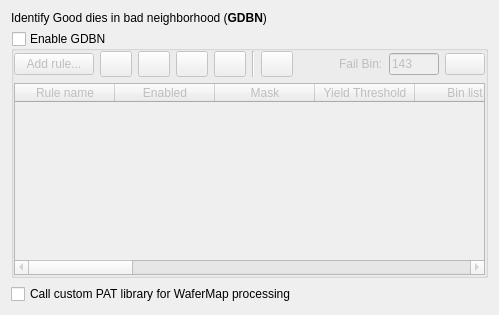
         <widget class="QWidget" name="tabGDBN">
          <attribute name="title">
           <string>GDBN</string>
          </attribute>
          <layout class="QGridLayout" name="gridLayout_34">
           <item row="0" column="0">
            <widget class="QLabel" name="textLabel2_2_2_2_2_2_4_2_2_2">
             <property name="maximumSize">
              <size>
               <width>32767</width>
               <height>32767</height>
              </size>
             </property>
             <property name="text">
              <string>Identify Good dies in bad neighborhood (&lt;b&gt;GDBN&lt;/b&gt;)</string>
             </property>
             <property name="textFormat">
              <enum>Qt::RichText</enum>
             </property>
             <property name="alignment">
              <set>Qt::AlignVCenter</set>
             </property>
             <property name="wordWrap">
              <bool>true</bool>
             </property>
            </widget>
           </item>
           <item row="1" column="0">
            <widget class="QGroupBox" name="groupBoxBadNeighbourhood">
             <property name="toolTip">
              <string/>
             </property>
             <property name="title">
              <string>Enable GDBN</string>
             </property>
             <property name="checkable">
              <bool>true</bool>
             </property>
             <property name="checked">
              <bool>false</bool>
             </property>
             <layout class="QVBoxLayout" name="verticalLayout_8">
              <property name="leftMargin">
               <number>0</number>
              </property>
              <property name="topMargin">
               <number>0</number>
              </property>
              <property name="rightMargin">
               <number>0</number>
              </property>
              <property name="bottomMargin">
               <number>0</number>
              </property>
              <item>
               <layout class="QHBoxLayout" name="horizontalLayout_14">
                <item>
                 <widget class="QPushButton" name="pushButtonAddGdbnRule">
                  <property name="text">
                   <string>Add rule...</string>
                  </property>
                 </widget>
                </item>
                <item>
                 <widget class="QPushButton" name="pushButtonEditGdbnRule">
                  <property name="sizePolicy">
                   <sizepolicy hsizetype="Fixed" vsizetype="Fixed">
                    <horstretch>0</horstretch>
                    <verstretch>0</verstretch>
                   </sizepolicy>
                  </property>
                  <property name="minimumSize">
                   <size>
                    <width>32</width>
                    <height>26</height>
                   </size>
                  </property>
                  <property name="maximumSize">
                   <size>
                    <width>32</width>
                    <height>26</height>
                   </size>
                  </property>
                  <property name="focusPolicy">
                   <enum>Qt::NoFocus</enum>
                  </property>
                  <property name="toolTip">
                   <string>Properties: Edit/Review select rule...</string>
                  </property>
                  <property name="text">
                   <string/>
                  </property>
                  <property name="icon">
                   <iconset resource="gex.qrc">
                    <normaloff>:/gex/icons/properties.png</normaloff>:/gex/icons/properties.png</iconset>
                  </property>
                  <property name="iconSize">
                   <size>
                    <width>32</width>
                    <height>32</height>
                   </size>
                  </property>
                 </widget>
                </item>
                <item>
                 <widget class="QPushButton" name="pushButtonDuplicateGdbnRule">
                  <property name="sizePolicy">
                   <sizepolicy hsizetype="Fixed" vsizetype="Fixed">
                    <horstretch>0</horstretch>
                    <verstretch>0</verstretch>
                   </sizepolicy>
                  </property>
                  <property name="minimumSize">
                   <size>
                    <width>32</width>
                    <height>26</height>
                   </size>
                  </property>
                  <property name="maximumSize">
                   <size>
                    <width>32</width>
                    <height>26</height>
                   </size>
                  </property>
                  <property name="sizeIncrement">
                   <size>
                    <width>32</width>
                    <height>26</height>
                   </size>
                  </property>
                  <property name="toolTip">
                   <string>Duplicate selected rule...</string>
                  </property>
                  <property name="text">
                   <string/>
                  </property>
                  <property name="icon">
                   <iconset resource="gex.qrc">
                    <normaloff>:/gex/icons/copy.png</normaloff>:/gex/icons/copy.png</iconset>
                  </property>
                  <property name="iconSize">
                   <size>
                    <width>32</width>
                    <height>32</height>
                   </size>
                  </property>
                 </widget>
                </item>
                <item>
                 <widget class="QPushButton" name="pushButtonUpGdbnRule">
                  <property name="sizePolicy">
                   <sizepolicy hsizetype="Fixed" vsizetype="Fixed">
                    <horstretch>0</horstretch>
                    <verstretch>0</verstretch>
                   </sizepolicy>
                  </property>
                  <property name="minimumSize">
                   <size>
                    <width>32</width>
                    <height>26</height>
                   </size>
                  </property>
                  <property name="maximumSize">
                   <size>
                    <width>32</width>
                    <height>26</height>
                   </size>
                  </property>
                  <property name="toolTip">
                   <string>Move selection Up (Reorder)</string>
                  </property>
                  <property name="text">
                   <string/>
                  </property>
                  <property name="icon">
                   <iconset resource="gex.qrc">
                    <normaloff>:/gex/icons/arrow_up.png</normaloff>:/gex/icons/arrow_up.png</iconset>
                  </property>
                  <property name="iconSize">
                   <size>
                    <width>32</width>
                    <height>32</height>
                   </size>
                  </property>
                 </widget>
                </item>
                <item>
                 <widget class="QPushButton" name="pushButtonDownGdbnRule">
                  <property name="sizePolicy">
                   <sizepolicy hsizetype="Fixed" vsizetype="Fixed">
                    <horstretch>0</horstretch>
                    <verstretch>0</verstretch>
                   </sizepolicy>
                  </property>
                  <property name="minimumSize">
                   <size>
                    <width>32</width>
                    <height>26</height>
                   </size>
                  </property>
                  <property name="maximumSize">
                   <size>
                    <width>32</width>
                    <height>26</height>
                   </size>
                  </property>
                  <property name="toolTip">
                   <string>Move selection Down (Reorder)</string>
                  </property>
                  <property name="text">
                   <string/>
                  </property>
                  <property name="icon">
                   <iconset resource="gex.qrc">
                    <normaloff>:/gex/icons/arrow_down.png</normaloff>:/gex/icons/arrow_down.png</iconset>
                  </property>
                  <property name="iconSize">
                   <size>
                    <width>32</width>
                    <height>32</height>
                   </size>
                  </property>
                 </widget>
                </item>
                <item>
                 <widget class="Line" name="Line2_2">
                  <property name="frameShape">
                   <enum>QFrame::VLine</enum>
                  </property>
                  <property name="frameShadow">
                   <enum>QFrame::Sunken</enum>
                  </property>
                 </widget>
                </item>
                <item>
                 <widget class="QPushButton" name="pushButtonRemoveGdbnRule">
                  <property name="sizePolicy">
                   <sizepolicy hsizetype="Fixed" vsizetype="Fixed">
                    <horstretch>0</horstretch>
                    <verstretch>0</verstretch>
                   </sizepolicy>
                  </property>
                  <property name="minimumSize">
                   <size>
                    <width>32</width>
                    <height>26</height>
                   </size>
                  </property>
                  <property name="maximumSize">
                   <size>
                    <width>32</width>
                    <height>26</height>
                   </size>
                  </property>
                  <property name="toolTip">
                   <string>Remove selected rule...</string>
                  </property>
                  <property name="text">
                   <string/>
                  </property>
                  <property name="icon">
                   <iconset resource="gex.qrc">
                    <normaloff>:/gex/icons/file_remove.png</normaloff>:/gex/icons/file_remove.png</iconset>
                  </property>
                  <property name="iconSize">
                   <size>
                    <width>32</width>
                    <height>32</height>
                   </size>
                  </property>
                 </widget>
                </item>
                <item>
                 <spacer name="horizontalSpacer_21">
                  <property name="orientation">
                   <enum>Qt::Horizontal</enum>
                  </property>
                  <property name="sizeHint" stdset="0">
                   <size>
                    <width>40</width>
                    <height>20</height>
                   </size>
                  </property>
                 </spacer>
                </item>
                <item>
                 <widget class="QLabel" name="textLabel2_2_2_2_4">
                  <property name="maximumSize">
                   <size>
                    <width>32767</width>
                    <height>32767</height>
                   </size>
                  </property>
                  <property name="text">
                   <string>Fail Bin:</string>
                  </property>
                  <property name="alignment">
                   <set>Qt::AlignVCenter</set>
                  </property>
                  <property name="wordWrap">
                   <bool>false</bool>
                  </property>
                 </widget>
                </item>
                <item>
                 <widget class="QLineEdit" name="lineEditBadClusterBin">
                  <property name="maximumSize">
                   <size>
                    <width>50</width>
                    <height>16777215</height>
                   </size>
                  </property>
                  <property name="toolTip">
                   <string>Defines the default Bin to issue for a Good die with bad neighbourhood (hard bin &amp; soft bin)</string>
                  </property>
                  <property name="text">
                   <string>143</string>
                  </property>
                 </widget>
                </item>
                <item>
                 <widget class="GColorPushButton" name="pushButtonBadClusterColor">
                  <property name="maximumSize">
                   <size>
                    <width>50</width>
                    <height>16777215</height>
                   </size>
                  </property>
                  <property name="toolTip">
                   <string>Define the Bin color assigned to Good dies with bad neighbourhood</string>
                  </property>
                  <property name="text">
                   <string/>
                  </property>
                  <property name="autoDefault">
                   <bool>false</bool>
                  </property>
                 </widget>
                </item>
               </layout>
              </item>
              <item>
               <widget class="QTableWidget" name="tableWidgetGdbnRules">
                <property name="toolTip">
                 <string>GDBN rules</string>
                </property>
                <column>
                 <property name="text">
                  <string>Rule name</string>
                 </property>
                </column>
                <column>
                 <property name="text">
                  <string>Enabled</string>
                 </property>
                </column>
                <column>
                 <property name="text">
                  <string>Mask</string>
                 </property>
                </column>
                <column>
                 <property name="text">
                  <string>Yield Threshold</string>
                 </property>
                </column>
                <column>
                 <property name="text">
                  <string>Bin list</string>
                 </property>
                </column>
                <column>
                 <property name="text">
                  <string>Map source</string>
                 </property>
                </column>
                <column>
                 <property name="text">
                  <string>Algorithm</string>
                 </property>
                </column>
                <column>
                 <property name="text">
                  <string>Edge dies</string>
                 </property>
                </column>
                <column>
                 <property name="text">
                  <string>Squeeze matrix</string>
                 </property>
                </column>
                <column>
                 <property name="text">
                  <string>Squeeze count</string>
                 </property>
                </column>
                <column>
                 <property name="text">
                  <string>Adj. weight</string>
                 </property>
                </column>
                <column>
                 <property name="text">
                  <string>Diag. weight</string>
                 </property>
                </column>
                <column>
                 <property name="text">
                  <string>Fail weight</string>
                 </property>
                </column>
                <column>
                 <property name="text">
                  <string>Edge die type</string>
                 </property>
                </column>
                <column>
                 <property name="text">
                  <string>Edge weight</string>
                 </property>
                </column>
                <column>
                 <property name="text">
                  <string>Edge scale</string>
                 </property>
                </column>
                <column>
                 <property name="text">
                  <string>Fail Bin</string>
                 </property>
                </column>
               </widget>
              </item>
             </layout>
            </widget>
           </item>
           <item row="2" column="0">
            <widget class="QCheckBox" name="checkBoxBadNeighbourhood_Custom">
             <property name="toolTip">
              <string>Enable/Disable custom library calll</string>
             </property>
             <property name="text">
              <string>Call custom PAT library for WaferMap processing</string>
             </property>
            </widget>
           </item>
          </layout>
         </widget>
